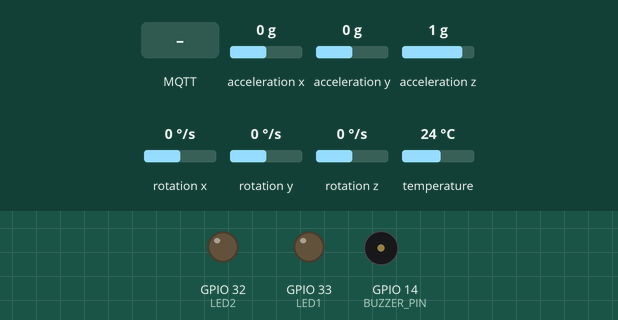
The sketch below on a simulated ESP32. Shown: output pins drawn as LEDs (lit = HIGH), buzzer (waves = sounding, pin HIGH). The inputs (shaded band) are chosen by the test bench; at power-on: acceleration x 0 g, acceleration y 0 g, acceleration z 1 g, rotation x 0 °/s, rotation y 0 °/s, rotation z 0 °/s, temperature 24 °C. WiFi joins after 1.5 s; servers stay silent unless stated; no MQTT or app messages arrive unless stated; what the sketch prints to the serial monitor is not drawn.

Above: at 0.2 s.
At 2.8 s:
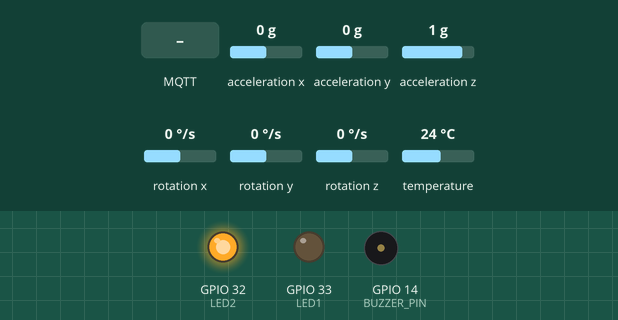
2.9 s: MQTT message "1" arrives on the first subscribed topic
4.4 s: MQTT message "on" arrives on the first subscribed topic
5.9 s: MQTT message "off" arrives on the first subscribed topic
Timing chart, 0 to 8.9 s (numbered marks = the images above; inputs shaded):
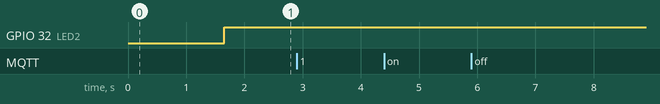

Measured:
- after the input at 2.9 s, every drawn part: stays the same
- after the input at 4.4 s, every drawn part: stays the same
- after the input at 5.9 s, every drawn part: stays the same

The sketch:

mqtt.ino
```cpp
#include <WiFi.h>
#include <PubSubClient.h>
#include <Wire.h>
#include <Adafruit_MPU6050.h>
#include <Adafruit_Sensor.h>
#include <math.h>

// === CONFIGURAÇÃO DE REDE ===
const char* ssid = "LAMAU";
const char* password = "lamau_01";
const char* mqtt_server = "192.168.0.105";
const char* clientID = "ESP32Client";
const char* topic = "mensagem";

// === OBJETOS GLOBAIS ===
WiFiClient espClient;
PubSubClient client(espClient);
Adafruit_MPU6050 mpu;

// === PINOS ===
const int LED1 = 33;
const int LED2 = 32;
const int BUZZER_PIN = 14;

// === CONFIG DE DETECÇÃO ===
const float GYRO_THRESHOLD = 22;
bool quedaDetectada = false;

// === TIMERS E FLAGS ===
unsigned long lastWifiAttempt = 0;
unsigned long lastMsg = 0;
unsigned long lastMQTTPublish = 0;
bool wifiConnected = false;

const unsigned long wifiReconnectInterval = 15000;
const unsigned long mqttPublishInterval = 5000;

// === SETUP ===
void setup() {
  Serial.begin(115200);
  delay(100);

  pinMode(LED1, OUTPUT);
  pinMode(LED2, OUTPUT);
  pinMode(BUZZER_PIN, OUTPUT);

  digitalWrite(LED1, LOW);
  digitalWrite(LED2, LOW);
  digitalWrite(BUZZER_PIN, LOW);

  Wire.begin(26, 25);

  if (!mpu.begin()) {
    Serial.println("MPU6050 não encontrado!");
    while (1) delay(10);
  }

  mpu.setAccelerometerRange(MPU6050_RANGE_2_G);
  mpu.setGyroRange(MPU6050_RANGE_250_DEG);
  mpu.setFilterBandwidth(MPU6050_BAND_94_HZ);

  Serial.println("\n🚀 Iniciando ESP32 MQTT + Queda...");

  setupWiFi();
  setupMQTT();
}

// === LOOP ===
void loop() {
  unsigned long currentMillis = millis();

  // ==== GESTÃO WI-FI ====
  if (WiFi.status() != WL_CONNECTED) {
    wifiConnected = false;
    if (currentMillis - lastWifiAttempt >= wifiReconnectInterval) {
      lastWifiAttempt = currentMillis;
      setupWiFi();
    }
  } else if (!wifiConnected) {
    wifiConnected = true;
    Serial.println("✅ Wi-Fi reconectado!");
    setupMQTT();
  }

  // ==== GESTÃO MQTT ====
  if (wifiConnected) {
    if (!client.connected()) reconnectMQTT();
    client.loop();
  }

  // ==== SENSOR DE QUEDA ====
  sensors_event_t a, g, temp;
  mpu.getEvent(&a, &g, &temp);

  float acc_total = sqrt(a.acceleration.x * a.acceleration.x +
                         a.acceleration.y * a.acceleration.y +
                         a.acceleration.z * a.acceleration.z);
  float acc_dynamic = abs(acc_total - 9.81);

  if (acc_dynamic > GYRO_THRESHOLD) {
    digitalWrite(LED1, HIGH);
    digitalWrite(LED2, LOW);
    digitalWrite(BUZZER_PIN, HIGH);

    if (!quedaDetectada && wifiConnected && client.connected()) {
      quedaDetectada = true;
      String alerta = "🚨 Queda detectada! acel: " + String(acc_dynamic, 2);
      client.publish(topic, alerta.c_str());
      Serial.println(alerta);
    }
  } else {
    digitalWrite(LED1, LOW);
    digitalWrite(LED2, HIGH);
    digitalWrite(BUZZER_PIN, LOW);
    quedaDetectada = false;
  }

  delay(100);
}

// === CONECTAR AO WI-FI ===
void setupWiFi() {
  Serial.print("📡 Conectando ao Wi-Fi: ");
  Serial.println(ssid);

  WiFi.begin(ssid, password);
  unsigned long startAttemptTime = millis();

  while (WiFi.status() != WL_CONNECTED && millis() - startAttemptTime < wifiReconnectInterval) {
    delay(500);
    Serial.print(".");
  }

  if (WiFi.status() == WL_CONNECTED) {
    Serial.println("\n✅ Wi-Fi conectado!");
    Serial.print("📶 IP local: ");
    Serial.println(WiFi.localIP());
    wifiConnected = true;
  } else {
    Serial.println("\n❌ Falha na conexão Wi-Fi.");
    Serial.print("Status: ");
    Serial.println(WiFi.status());
  }
}

// === SETUP MQTT ===
void setupMQTT() {
  client.setServer(mqtt_server, 1883);
  client.setCallback(mqttCallback);
}

// === RECONNECT MQTT ===
void reconnectMQTT() {
  Serial.print("🔁 Conectando ao MQTT...");
  if (client.connect(clientID)) {
    Serial.println("conectado!");
    client.subscribe(topic);
  } else {
    Serial.print("falhou. Código: ");
    Serial.print(client.state());
    Serial.println(" -> tentando novamente em breve.");
  }
}

// === CALLBACK ===
void mqttCallback(char* topic, byte* payload, unsigned int length) {
  Serial.print("📩 Mensagem recebida [");
  Serial.print(topic);
  Serial.print("]: ");
  for (int i = 0; i < length; i++) {
    Serial.print((char)payload[i]);
  }
  Serial.println();
}
```
